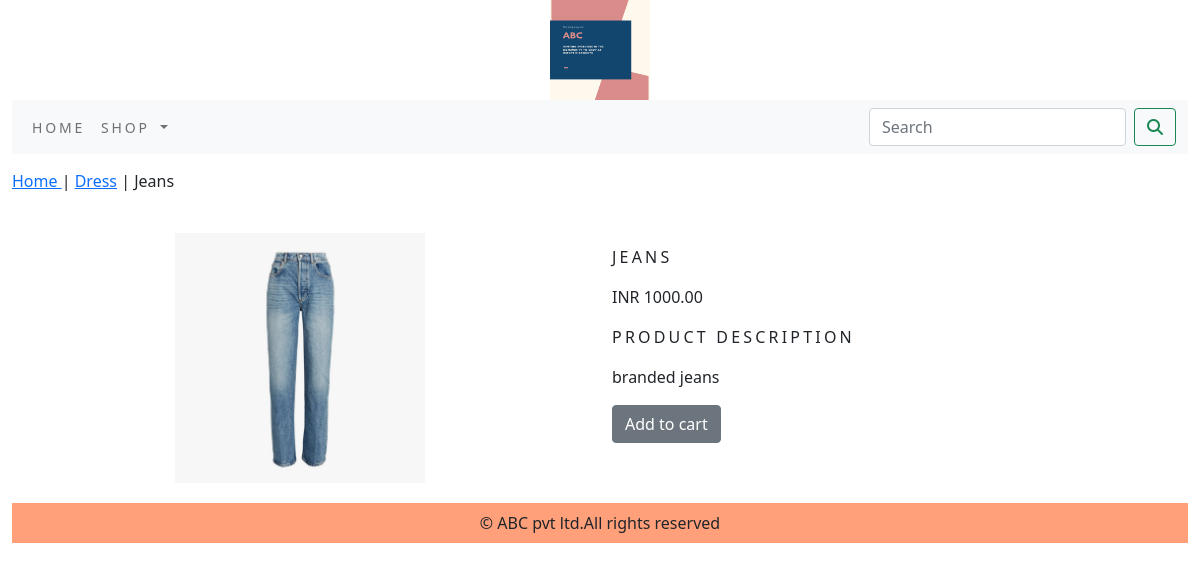
Page /shop/dress/jeans/ on the committed database.
### shop/models.py (models this page shows, shortened)
class Product(models.Model):
    name = models.CharField(max_length=250, unique=True)
    slug = models.SlugField(max_length=250, unique=True)
    description = models.TextField(blank=True)
    price=models.DecimalField(max_digits=10,decimal_places=2)
    category=models.ForeignKey(Category,on_delete=models.CASCADE)
    image = models.ImageField(upload_to='product', blank=True)
    stock=models.IntegerField()
    available=models.BooleanField(default=True)
    created=models.DateTimeField(auto_now_add=True)
    updated=models.DateTimeField(auto_now=True)
    class Meta:
        ordering=('name',)
        verbose_name='product'
        verbose_name_plural='products'

class Category(models.Model):
    name=models.CharField(max_length=250,unique=True)
    slug=models.SlugField(max_length=250,unique=True)
    description=models.TextField(blank=True)
    image=models.ImageField(upload_to='category',blank=True)
    class Meta:
        ordering=('name',)
        verbose_name='category'
        verbose_name_plural='categories'
    def get_url(self):
        return reverse('shop:products_by_category',args=[self.slug])
    def __str__(self):
        return '{}'.format(self.name)

### shop/views.py (the view)
# urls.py: path('<slug:c_slug>/<slug:product_slug>/', views.proDetail, name='prodCatdetail'),
def proDetail(request,c_slug,product_slug):
    try:
        product=Product.objects.get(category__slug=c_slug,slug=product_slug)
    except Exception as e:
        raise e
    return render(request,'product.html',{'product':product})

### cart/context_processors.py (called while the page is built)
def counter(request):
    item_count=0
    if 'admin' in request.path:
        return {}
    else:
        try:
            cart=Cart.objects.filter(cart_id=_cart_id(request))
            cart_items=CartItem.objects.all().filter(cart=cart[:1])
            for cart_item in cart_items:
                item_count += cart_item.quantity
        except Cart.DoesNotExist:
            item_count = 0
    return dict(item_count=item_count)

### cart/views.py (called while the page is built)
def _cart_id(request):
    cart=request.session.session_key
    if not cart:
        cart=request.session.create()
    return cart

### shop/context_processors.py (called while the page is built)
def menu_links(request):
    links=Category.objects.all()
    return dict(links=links)

### templates/product.html (shortened to what this page needs)
{% extends 'base.html' %}
{% load static %}
{% block content %}
<div class="row my_prod_row_class">
    <div class="mx_auto">
        <p> <a href="{% url 'shop:allProdCat' %}"> Home </a> | <a href="{{product.category.get_url}}">{{product.category}}</a> | {{product.name}} </p>
    </div>
<div class="container">
<br>
<div class="row">
    <div class="col-12 col-sm-12 col-md-12 col-lg-6 text-center">
        <div style="min-width:18rem">
            <img src="{{product.image.url}}" alt="{{product.name}}" width="250px" height="250px">
        </div>
    </div>
        <div class="col-12 col-sm-12 col-md-12 col-lg-6">
            <div>
            <h1 class="my_prod_title">{{product.name}}</h1>
            <p>INR {{product.price}}</p>
            <P class="my_title"> product description </P>
            <p class="text-justify my_prod_text">{{product.description}}</p>
            {% if product.stock <= 0 %}
            <p class="text-justify my_prod_text"><b> Out of stock </b></p>
            {% else %}
            <a class="btn btn-secondary" href="{% url 'cart:add_cart' product.id %}"> Add to cart </a>
            {% endif %}
        </div>
    </div>
</div>
</div>
</div>
{% endblock %}

### static/css/custom.css (style rules this page uses)
body { font-family: 'Roboto', sans-serif; }
.my_title { font-size : 16px; text-transform : uppercase; letter-spacing : .2em; }
.my_prod_row_class { padding-top : 15px; padding-bottom : 20px; }
.my_prod_title { font-size : 16px; text-transform : uppercase; letter-spacing : .2em; padding-top : 15px; padding-bottom : 10px; }
.my_prod_text { padding-right : 20px; }

### rows in the picture
Product: category "Dress", name "Jeans", image (picture), name "JEANS", price "1000.00", description "branded jeans"
